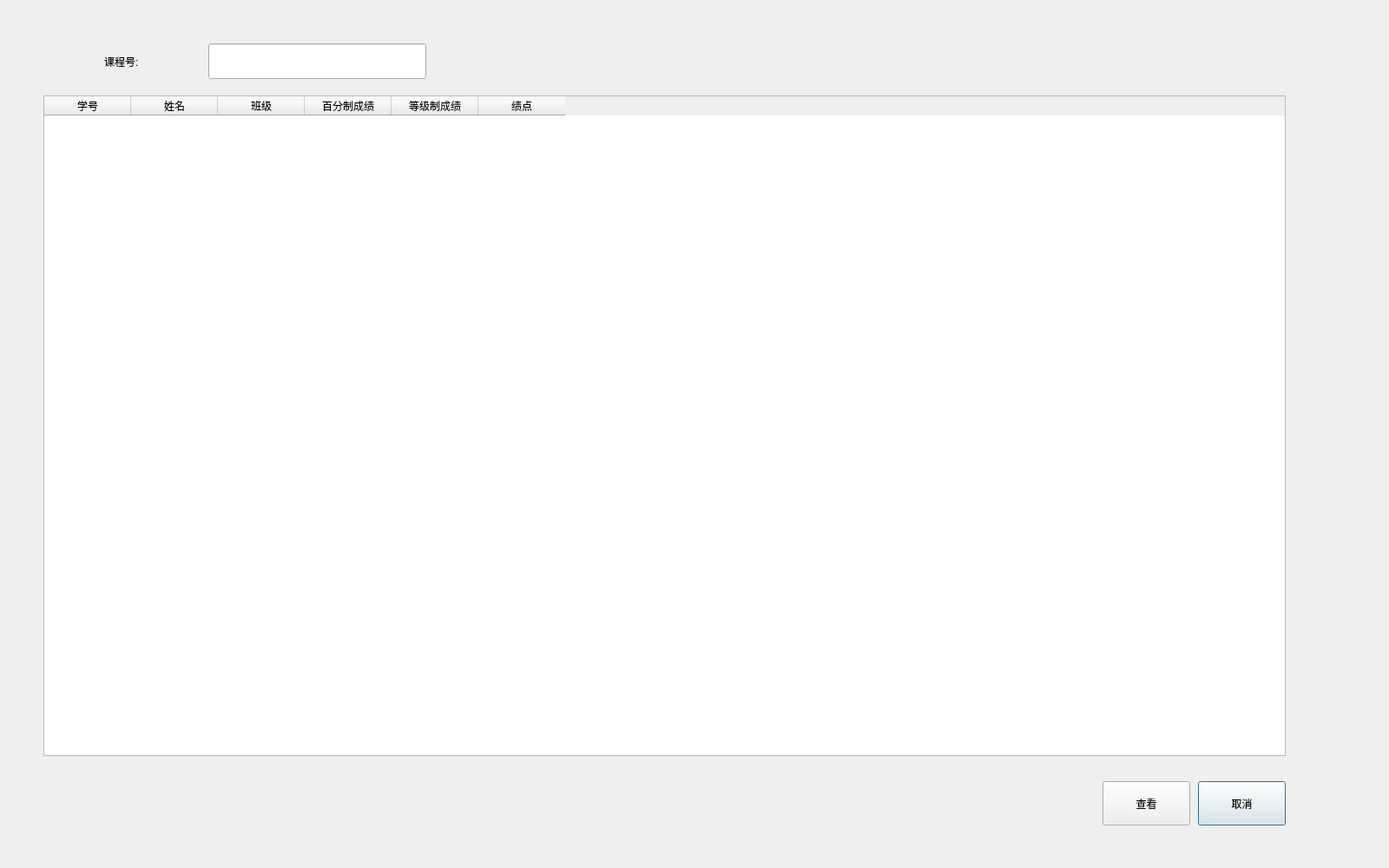
<?xml version="1.0" encoding="UTF-8"?>
<ui version="4.0">
 <class>cou_gra_Dialog</class>
 <widget class="QDialog" name="cou_gra_Dialog">
  <property name="geometry">
   <rect>
    <x>0</x>
    <y>0</y>
    <width>1600</width>
    <height>1000</height>
   </rect>
  </property>
  <property name="windowTitle">
   <string>Dialog</string>
  </property>
  <widget class="QLabel" name="label_num">
   <property name="geometry">
    <rect>
     <x>120</x>
     <y>40</y>
     <width>121</width>
     <height>61</height>
    </rect>
   </property>
   <property name="text">
    <string>课程号:</string>
   </property>
  </widget>
  <widget class="QPushButton" name="cancel">
   <property name="geometry">
    <rect>
     <x>1380</x>
     <y>900</y>
     <width>101</width>
     <height>51</height>
    </rect>
   </property>
   <property name="text">
    <string>取消</string>
   </property>
  </widget>
  <widget class="QLineEdit" name="num">
   <property name="geometry">
    <rect>
     <x>240</x>
     <y>50</y>
     <width>251</width>
     <height>41</height>
    </rect>
   </property>
  </widget>
  <widget class="QPushButton" name="read">
   <property name="geometry">
    <rect>
     <x>1270</x>
     <y>900</y>
     <width>101</width>
     <height>51</height>
    </rect>
   </property>
   <property name="text">
    <string>查看</string>
   </property>
  </widget>
  <widget class="QTableWidget" name="tableWidget">
   <property name="geometry">
    <rect>
     <x>50</x>
     <y>110</y>
     <width>1431</width>
     <height>761</height>
    </rect>
   </property>
   <column>
    <property name="text">
     <string>学号</string>
    </property>
   </column>
   <column>
    <property name="text">
     <string>姓名</string>
    </property>
   </column>
   <column>
    <property name="text">
     <string>班级</string>
    </property>
   </column>
   <column>
    <property name="text">
     <string>百分制成绩</string>
    </property>
   </column>
   <column>
    <property name="text">
     <string>等级制成绩</string>
    </property>
   </column>
   <column>
    <property name="text">
     <string>绩点</string>
    </property>
   </column>
  </widget>
 </widget>
 <resources/>
 <connections>
  <connection>
   <sender>cancel</sender>
   <signal>clicked()</signal>
   <receiver>cou_gra_Dialog</receiver>
   <slot>reject()</slot>
   <hints>
    <hint type="sourcelabel">
     <x>546</x>
     <y>489</y>
    </hint>
    <hint type="destinationlabel">
     <x>619</x>
     <y>527</y>
    </hint>
   </hints>
  </connection>
 </connections>
</ui>
